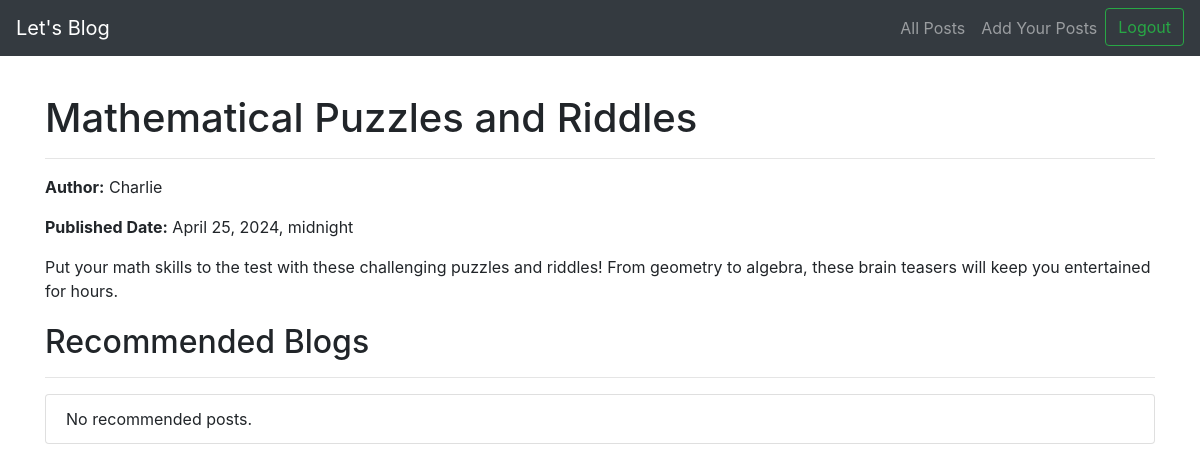
Screenshot of /view-post/43/ with the database file from the repository.
### blog/models.py (models this page shows, shortened)
class Post(models.Model):
    title = models.CharField(max_length=200)
    author = models.CharField(max_length=100)
    content = models.TextField()
    published_date = models.DateTimeField(auto_now_add=True)

### blog/views.py (the view)
# urls.py: path('view-post/<int:post_id>/', view_post, name='view_post'),
def view_post(request, post_id):
    viewed_post = get_object_or_404(Post, pk=post_id)
    all_posts_except_viewed = Post.objects.exclude(pk=post_id)
    post_contents = [post.content for post in all_posts_except_viewed]
    post_contents.append(viewed_post.content)
    tfidf_vectorizer = TfidfVectorizer(stop_words='english')
    tfidf_matrix = tfidf_vectorizer.fit_transform(post_contents)
    viewed_post_index = len(all_posts_except_viewed)  # Index of the viewed post
    cosine_similarities = linear_kernel(tfidf_matrix[viewed_post_index], tfidf_matrix).flatten()
    related_posts_indices = cosine_similarities.argsort()[::-1][1:]
    recommended_posts = [all_posts_except_viewed[int(index)] for index in related_posts_indices[:5]]
    return render(request, 'blog/view_post.html', {'post': viewed_post, 'recommended_posts': recommended_posts})

### blog/templates/blog/view_post.html (shortened to what this page needs)
<!DOCTYPE html>
<html lang="en">
<head>
    <link rel="stylesheet" href="https://stackpath.bootstrapcdn.com/bootstrap/4.5.2/css/bootstrap.min.css">
</head>
<body>
    <nav class="navbar navbar-expand-lg navbar-dark bg-dark fixed-top">
        <a class="navbar-brand" href="#">Let's Blog</a>
        <div class="collapse navbar-collapse" id="navbarNav">
            <ul class="navbar-nav ml-auto">
                <li class="nav-item">
                    <a class="nav-link" href="{% url 'all_posts' %}">All Posts</a>
                </li>
                <li class="nav-item">
                    <a class="nav-link" href="{% url 'add_post' %}">Add Your Posts</a>
                </li>
                <li class="nav-item">
                    <form class="form-inline my-2 my-lg-0" method="post" action="{% url 'logout' %}">
                        <button class="btn btn-outline-success my-2 my-sm-0" type="submit">Logout</button>
                    </form>
                </li>
            </ul>
        </div>
    </nav>
    <div class="container mt-4">
        <h1>{{ post.title }}</h1>
        <hr>
        <p><strong>Author:</strong> {{ post.author }}</p>
        <p><strong>Published Date:</strong> {{ post.published_date }}</p>
        <p>{{ post.content }}</p>
        <div class="recommended-posts">
            <h2>Recommended Blogs</h2>
            <hr>
            <ul class="list-group">
                {% for recommended_post in recommended_posts %}
                    <li class="list-group-item">
                        <a href="{% url 'view_post' recommended_post.id %}">
                            {{ recommended_post.title }}
                        </a>
                    </li>
                {% empty %}
                    <li class="list-group-item">No recommended posts.</li>
                {% endfor %}
            </ul>
        </div>
    </div>
</body>
</html>

### blog/templates/blog/view_post.html (style rules this page uses)
body { padding-top: 70px; }
.recommended-posts { margin-top: 20px; }

### rows the page displays
Post: title "Mathematical Puzzles and Riddles", author "Charlie", published_date "April 25, 2024, midnight", content "Put your math skills to the test with these challenging puzzles and riddles! From geometry to algebra, these brain teasers will keep you entertained for hours."
